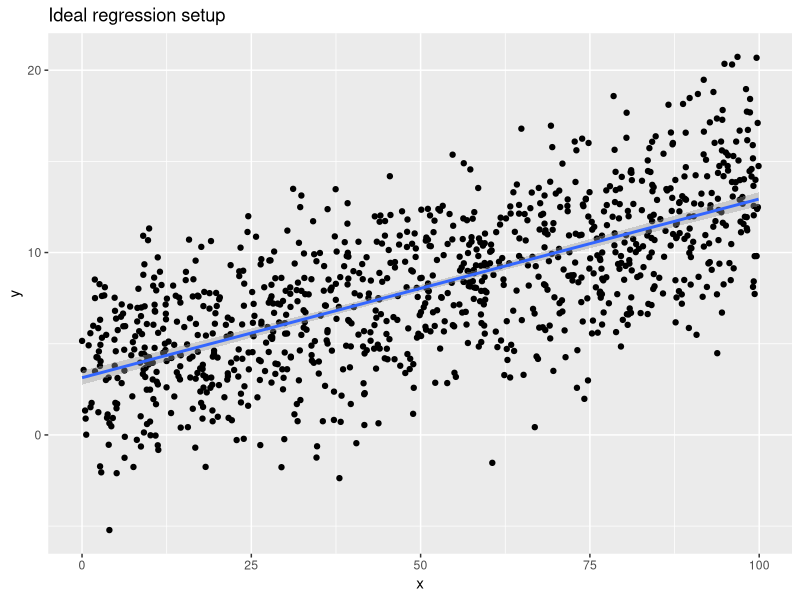
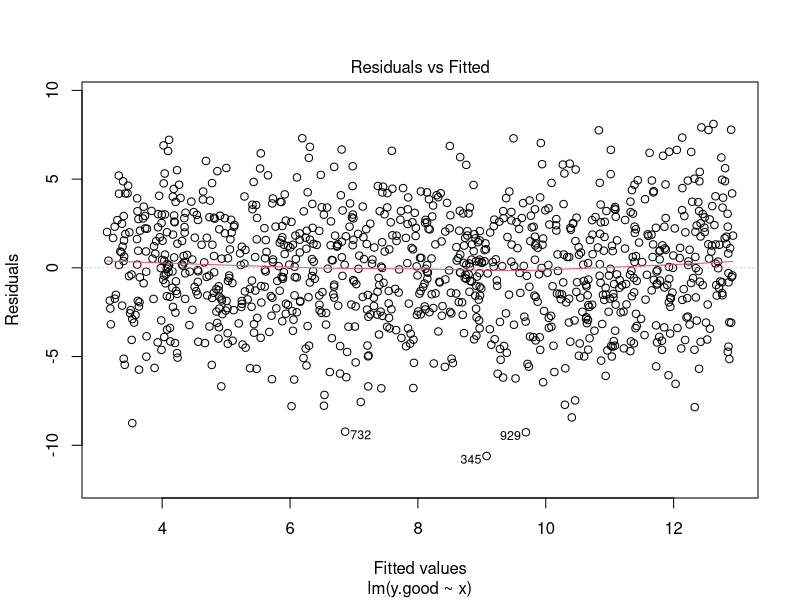
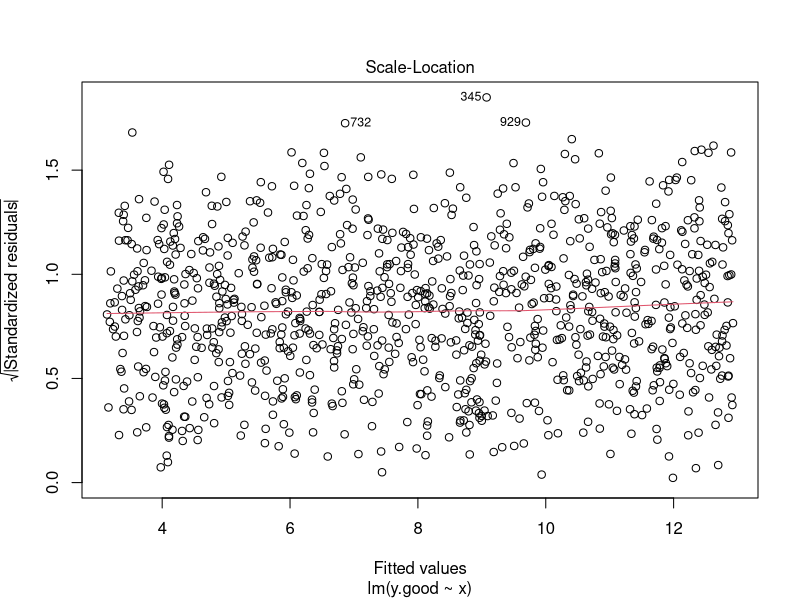
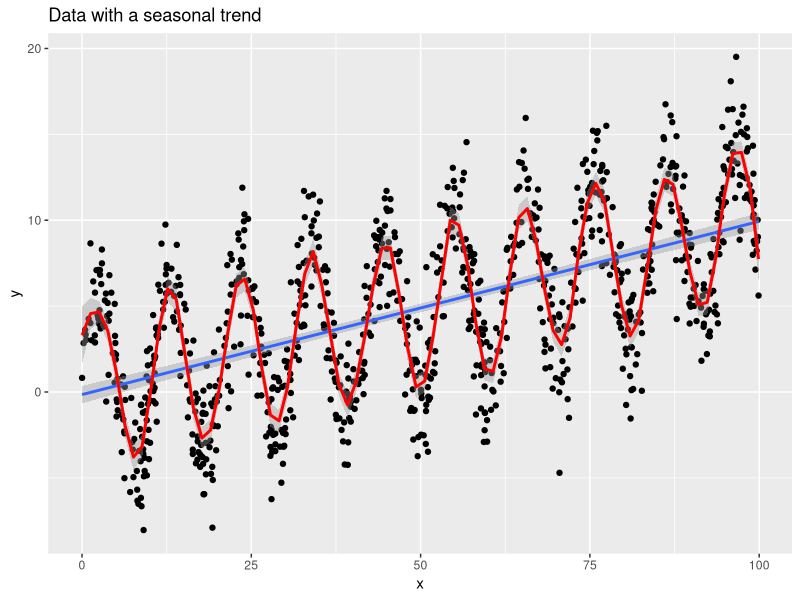
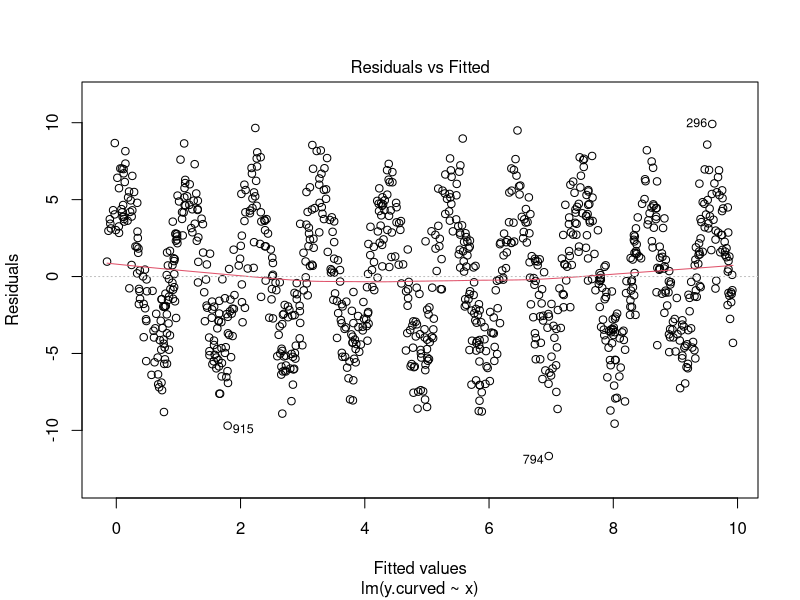
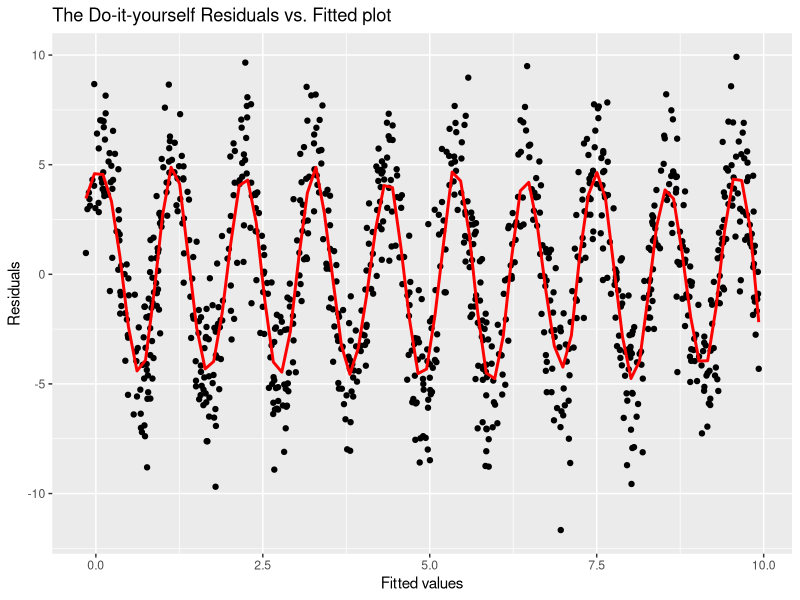
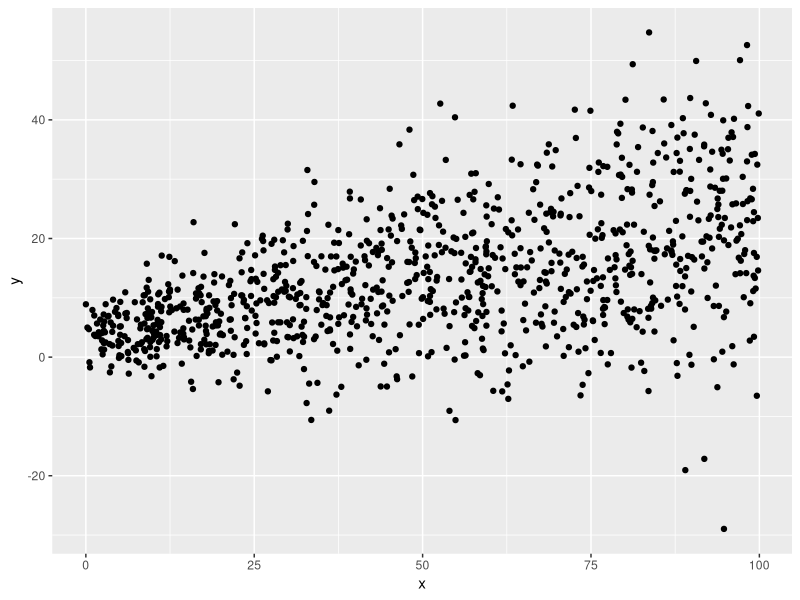
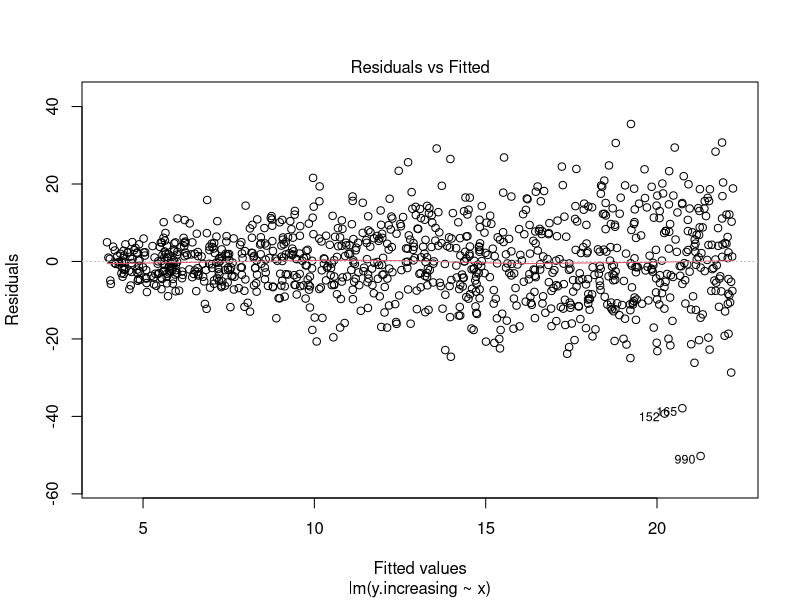

Write R code to recreate these figures, in order.
## ---- chunk 1
library(ggplot2)
## ---- chunk 2
n <- 1000      # sample size
x <- runif(n, min = 0, max = 100)
y.good <- 3 + 0.1 * x + rnorm(n, sd = 3)

# Scatterplot of the data with regression line overlaid
qplot(x, y.good, ylab = "y", main = "Ideal regression setup") + stat_smooth(method = "lm")

# Run regression and display residual-fitted plot
lm.good <- lm(y.good ~ x)
plot(lm.good, which = 1)  
## ---- chunk 3
# Display scale-location plot
plot(lm.good, which = 3)  
## ---- chunk 4
y.curved <- 5 * sin(0.6 * x) + 0.1 * x + rnorm(n, sd = 2)

# Scatterplot of the data
qplot(x, y.curved, ylab = "y", main = "Data with a seasonal trend") + 
  stat_smooth(method = "lm") + stat_smooth(method = "loess", span = 0.1, colour = I("red"))
## ---- chunk 5
lm.curved <- lm(y.curved ~ x)

plot(lm.curved, which = 1)
## ---- chunk 6
# Plot model residuals on y axis, fitted values on x axis
# Add red trend curve with better choice of smoothing bandwidth
qplot(y = lm.curved$residuals, x = lm.curved$fitted.values,
      ylab = "Residuals", xlab = "Fitted values", 
      main = "The Do-it-yourself Residuals vs. Fitted plot") +
  stat_smooth(method = "loess", span = 0.1, colour = I("red"), se = FALSE)
## ---- chunk 7
y.increasing <- 3 + 0.2 * x + (1 + x / 25) * rnorm(n, sd = 3)

# Produce scatterplot of y vs x
qplot(x, y.increasing, ylab = "y")
## ---- chunk 8
lm.increasing <- lm(y.increasing ~ x)
plot(lm.increasing, which = 1)
## ---- chunk 9
plot(lm.increasing, which = 3)
## ---- chunk 10
plot(lm.good, which = 2)
## ---- chunk 11
plot(lm.curved, which = 2)
## ---- chunk 12
plot(lm.increasing, which = 2)
## ---- chunk 13
plot(lm.good, which = 5)
## ---- chunk 14
set.seed(12345)
y.corrupted <- y.good[1:100]
x.corrupted <- x[1:100]

# Randomly select 10 points to corrupt
to.corrupt <- sample(1:length(x.corrupted), 10)
y.corrupted[to.corrupt] <- - 1.5 * y.corrupted[to.corrupt] + 3 * rt(10, df = 3)
x.corrupted[to.corrupt] <- x.corrupted[to.corrupt] * 2.5
# Fit regression and display diagnostic plot
lm.corrupted <- lm(y.corrupted ~ x.corrupted)

plot(lm.corrupted, which = 5)
